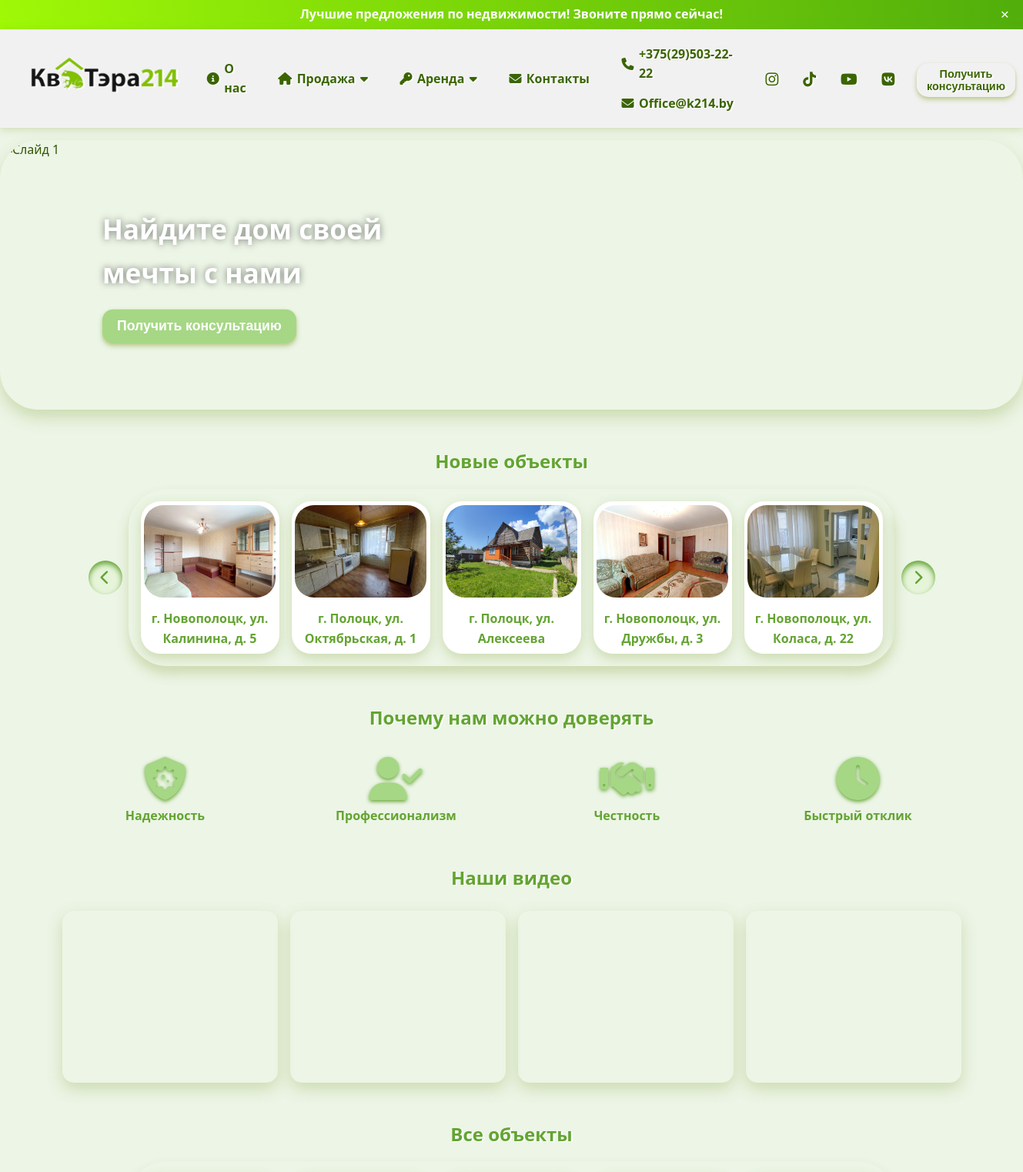
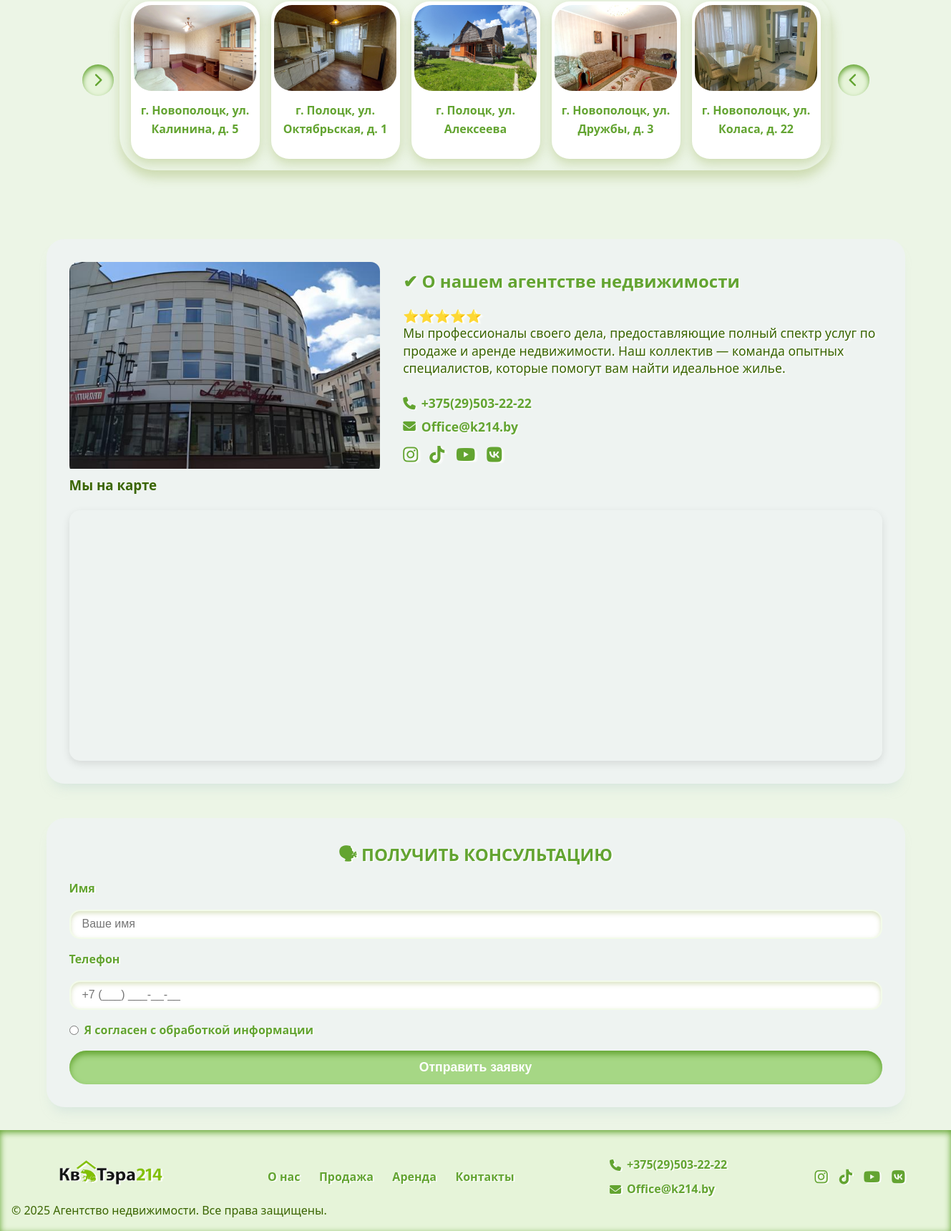
The page / on the database its author committed (2 pictures, top to bottom).
### webapp/models.py (models this page shows, shortened)
class Contact(models.Model):
    name = models.CharField(max_length=255)
    phone = models.CharField(max_length=20, default='phone')
    phone_two = models.CharField(max_length=20, default='phone')
    email = models.EmailField()

class SocialNetwork(models.Model):
    contact = models.ForeignKey(Contact, related_name='social_networks', on_delete=models.CASCADE)
    name = models.CharField(max_length=100)
    url = models.URLField()
    icon = models.CharField(max_length=100, help_text='Название иконки (например, fa-facebook) или путь')

class Property(models.Model):
    name = models.CharField(max_length=255)
    slug = models.SlugField(max_length=255, unique=True, blank=True, null=True)
    description = models.TextField()
    notes = models.TextField(default='Примечание')
    address = models.CharField(max_length=500)
    price = models.DecimalField(max_digits=12, decimal_places=2)
    floor = models.TextField(help_text='Этаж', default=0)
    many_rooms = models.TextField(help_text='Сколько комнат', default=0)
    area = models.FloatField(help_text='Площадь в квадратных метрах')
    area_ga = models.FloatField(help_text='Площадь в гектарах/сотках', null=True, blank=True)
    date_posted = models.DateField(auto_now_add=True)
    is_sale = models.BooleanField(default=True)
    is_rent = models.BooleanField(default=True)
    is_active_new = models.BooleanField(default=True)
    is_active_house = models.BooleanField(default=True)
    is_active_apartment = models.BooleanField(default=True)
    is_active_sold = models.BooleanField(default=False)
    contacts = models.ManyToManyField(Contact, related_name='properties')

class PropertyPhoto(models.Model):
    property = models.ForeignKey(Property, related_name='photos', on_delete=models.CASCADE)
    photo = models.ImageField(upload_to='property_photos/')
    alt_text = models.CharField(max_length=255, blank=True)

### webapp/views.py (the view)
# urls.py: path('', views.index, name='index'),
def index(request):
    properties_new = Property.objects.filter(is_active_new=True).prefetch_related('photos')
    properties_all = Property.objects.prefetch_related('photos').all()
    return render(request, 'webapp/index.html', {'properties_new': properties_new, 'properties_all': properties_all})

### webapp/context_processors.py (called while the page is built)
def contact_data(request):
    contact = Contact.objects.prefetch_related('social_networks').first()
    return {
        'contact': contact,
    }

### webapp/templates/webapp/index.html (shortened to what this page needs)
{% load static %}
<!DOCTYPE html>
<html lang="ru">
<head>
  <link href="https://cdnjs.cloudflare.com/ajax/libs/font-awesome/6.4.0/css/all.min.css" rel="stylesheet" />
  <link rel="stylesheet" href="{% static 'webapp/css/style.css' %}" />
</head>
<body>
  <div id="top-bar" class="top-bar">
    <span>Лучшие предложения по недвижимости! Звоните прямо сейчас!</span>
    <button class="close-button" aria-label="Закрыть">&times;</button>
  </div>
  <header class="header">
    <div class="container header-container">
      <div class="logo">
        <img src="{% static 'webapp/images/logo_kvatera.png' %}" alt="Логотип агентства" />
      </div>
      <nav class="nav">
        <ul class="menu">
          <li><a href="#about"><i class="fa-solid fa-info-circle"></i> О нас</a></li>
          <li class="dropdown">
            <a href="#"><i class="fa-solid fa-house"></i> Продажа <i class="fa fa-caret-down"></i></a>
          </li>
          <li class="dropdown">
            <a href="#"><i class="fa-solid fa-key"></i> Аренда <i class="fa fa-caret-down"></i></a>
          </li>
          <li><a href="#contacts"><i class="fa-solid fa-envelope"></i> Контакты</a></li>
            <li class="contacts-menu">
                <a href="tel:{{ contact.phone|urlencode }}">
                    <i class="fa-solid fa-phone"></i> {{ contact.phone }}
                </a>
                <a href="mailto:{{ contact.email|urlencode }}">
                    <i class="fa-solid fa-envelope"></i> {{ contact.email }}
                </a>
            </li>
            <li class="social-menu">
                {% for social in contact.social_networks.all %}
                    <a href="{{ social.url }}" aria-label="{{ social.name }}" target="_blank" rel="noopener noreferrer">
                        <i class="{{ social.icon }}"></i>
                    </a>
                {% empty %}
                    <span>Соцсетей нет</span>
                {% endfor %}
            </li>
          <li>
            <button class="btn-consultation">Получить консультацию</button>
          </li>
        </ul>
      </nav>
    </div>
  </header>
  <section class="slider-main">
    <div class="slider-wrapper">
      <div class="slides">
        <div class="slide">
          <img src="{% static 'webapp/images/house_slide.png' %}" alt="Слайд 1" />
          <div class="slide-content">
            <h2>Найдите дом своей мечты с нами</h2>
            <button class="btn-consultation">Получить консультацию</button>
          </div>
        </div>
      </div>
    </div>
  </section>
  <section class="slider-new-objects">
      <h2>Новые объекты</h2>
      <div class="slider-container">
          <button class="arrow left-arrow" aria-label="Влево"><i class="fa fa-chevron-left"></i></button>
          <div class="new-objects-wrapper">
              <div class="new-objects">
                  {% for property in properties_new %}
                      <div class="new-object">
                          {% if property.photos.all %}
                              <img src="{{ property.photos.all.0.photo.url }}" alt="{{ property.name }}"/>
                          {% else %}
                              <img src="{% static 'webapp/images/house_slide.png' %}" alt="{{ property.name }}"/>
                          {% endif %}
                          <p>{{ property.name }}</p>
                      </div>
                  {% empty %}
                      <p>Новых объектов нет</p>
                  {% endfor %}
              </div>
          </div>
          <button class="arrow right-arrow" aria-label="Вправо"><i class="fa fa-chevron-right"></i></button>
      </div>
  </section>
  <section class="trust-section">
    <h2>Почему нам можно доверять</h2>
    <div class="trust-items">
      <div class="trust-item">
        <i class="fa-solid fa-shield-virus"></i>
        <p>Надежность</p>
      </div>
      <div class="trust-item">
        <i class="fa-solid fa-user-check"></i>
        <p>Профессионализм</p>
      </div>
      <div class="trust-item">
        <i class="fa-solid fa-handshake"></i>
        <p>Честность</p>
      </div>
      <div class="trust-item">
        <i class="fa-solid fa-clock"></i>
        <p>Быстрый отклик</p>
      </div>
    </div>
  </section>
  <section class="video-section">
      <h2>Наши видео</h2>
      <div class="video-grid">
          <div class="video-item">
              <iframe src="https://www.youtube.com/embed/GXrxmrgG0mo" title="Видео 1" frameborder="0"
                      allowfullscreen></iframe>
          </div>
          <div class="video-item">
              <iframe src="https://www.youtube.com/embed/CQF3IEwUWLI" title="Видео 2" frameborder="0"
                      allowfullscreen></iframe>
          </div>
          <div class="video-item">
              <iframe src="https://www.youtube.com/embed/AaHqGM5TMmI" title="Видео 3" frameborder="0"
                      allowfullscreen></iframe>
          </div>
          <div class="video-item">
              <iframe src="https://www.youtube.com/embed/CQF3IEwUWLI" title="Видео 4" frameborder="0"
                      allowfullscreen></iframe>
          </div>
      </div>
  </section>
  <section class="slider-objects-reverse">
      <h2>Все объекты</h2>
      <div class="slider-container reverse-direction">
          <button class="arrow left-arrow" aria-label="Влево"><i class="fa fa-chevron-left"></i></button>
          <div class="objects-wrapper">
              <div class="objects">
                  {% for property in properties_all %}
                      <div class="object-item">
                          {% if property.photos.all %}
                              <img src="{{ property.photos.all.0.photo.url }}" alt="{{ property.name }}"/>
                          {% else %}
                              <img src="{% static 'webapp/images/default-object.jpg' %}" alt="{{ property.name }}"/>
                          {% endif %}
                          <p>{{ property.name }}</p>
                      </div>
                  {% empty %}
                      <p>Объектов нет</p>
                  {% endfor %}
              </div>
          </div>
          <button class="arrow right-arrow" aria-label="Вправо"><i class="fa fa-chevron-right"></i></button>
      </div>
  </section>
  <section class="about-section" id="about">
      <div class="container about-container">
          <div class="about-photo">
              <img src="{% static 'webapp/images/kvatera_about.jpg' %}" alt="Фото компании"/>
          </div>
          <div class="about-text">
              <h2>✔ О нашем агентстве недвижимости</h2>
              <p>
                  ⭐⭐⭐⭐⭐<br>
                  Мы профессионалы своего дела, предоставляющие полный спектр услуг по продаже и аренде недвижимости.
                  Наш коллектив — команда опытных специалистов, которые помогут вам найти идеальное жилье.
              </p>
              <div class="contacts-about">
                  <p>
                      <i class="fa-solid fa-phone"></i>
                      <a href="tel:{{ contact.phone|urlencode }}">{{ contact.phone }}</a>
                  </p>
                  <p>
                      <i class="fa-solid fa-envelope"></i>
                      <a href="mailto:{{ contact.email|urlencode }}">{{ contact.email }}</a>
                  </p>
                  <div class="social-about">
                      {% for social in contact.social_networks.all %}
                          <a href="{{ social.url }}" aria-label="{{ social.name }}" target="_blank"
                             rel="noopener noreferrer">
                              <i class="{{ social.icon }}"></i>
                          </a>
                      {% empty %}
                          <p>Соцсетей нет</p>
                      {% endfor %}
                  </div>
              </div>
          </div>
      </div>
      <div class="container">
          <h3>Мы на карте</h3>
          <div class="map-container">
              <iframe
                      src="https://www.google.com/maps/embed?pb=!1m18!1m12!1m3!1d2257.7787718957343!2d28.6432172!3d55.536222599999995!2m3!1f0!2f0!3f0!3m2!1i1024!2i768!4f13.1!3m3!1m2!1s0x46c485209fe11a4b%3A0x906ceb1e54e03589!2z0KbQtdC90YLRgCDRgNC40Y3Qu9GC0LXRgNGB0LrQuNGFINGD0YHQu9GD0LMg0JrQstCw0KLRjdGA0LAgMjE0!5e0!3m2!1sru!2sby!4v1755249880238!5m2!1sru!2sby"
                      width="1200"
                      height="350"
                      style="border:0;"
                      allowfullscreen=""
                      loading="lazy"
                      class="map-iframe"
              ></iframe>
          </div>
      </div>
  </section>
  <section class="consultation-form-section" id="consultation-form">
      <h2>🗣 Получить консультацию</h2>
      <form class="consultation-form" action="#" method="post">
          <label for="name">Имя</label>
          <input type="text" id="name" name="name" required placeholder="Ваше имя"/>
          <label for="phone">Телефон</label>
          <input type="tel" id="phone" name="phone" required placeholder="+7 (___) ___-__-__"/>
          <div class="checkbox-wrapper">
              <input type="radio" id="agree" name="agree" required/>
              <label for="agree">Я согласен с обработкой информации</label>
          </div>
          <button type="submit" class="btn-submit">Отправить заявку</button>
      </form>
  </section>
  <footer class="footer">
    <div class="container footer-container">
      <div class="footer-logo">
        <img src="{% static 'webapp/images/logo_kvatera.png' %}" alt="Логотип агентства" />
      </div>
      <nav class="footer-menu">
        <a href="#about">О нас</a>
        <a href="#sale-house">Продажа</a>
        <a href="#rent-house">Аренда</a>
        <a href="#contacts">Контакты</a>
      </nav>
        <div class="footer-contacts">
            <p>
                <i class="fa-solid fa-phone"></i>
                <a href="tel:{{ contact.phone|urlencode }}">{{ contact.phone }}</a>
            </p>
            <p>
                <i class="fa-solid fa-envelope"></i>
                <a href="mailto:{{ contact.email|urlencode }}">{{ contact.email }}</a>
            </p>
        </div>
        <div class="footer-social">
            {% for social in contact.social_networks.all %}
                <a href="{{ social.url }}" aria-label="{{ social.name }}" target="_blank" rel="noopener noreferrer">
                    <i class="{{ social.icon }}"></i>
                </a>
            {% empty %}
                <p>Соцсетей нет</p>
            {% endfor %}
        </div>
    </div>
    <div class="copyright">
      &copy; 2025 Агентство недвижимости. Все права защищены.
    </div>
  </footer>
</body>
</html>

### rows shown on the page
Contact: phone "+375(29)503-22-22", email "Office@k214.by"
Property: photos.all.0.photo (picture), name "г. Новополоцк, ул. Калинина, д. 5"
Property: photos.all.0.photo (picture), name "г. Полоцк, ул. Октябрьская, д. 1"
Property: photos.all.0.photo (picture), name "г. Полоцк, ул. Алексеева"
Property: photos.all.0.photo (picture), name "г. Новополоцк, ул. Дружбы, д. 3"
Property: photos.all.0.photo (picture), name "г. Новополоцк, ул. Коласа, д. 22"
